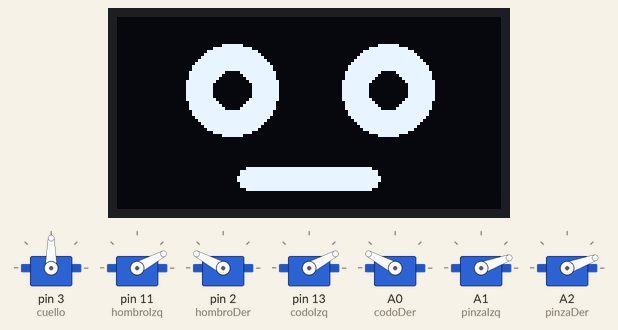
This sketch was run on a simulated Arduino Uno, built with avr-gcc and run on an emulated ATmega328P. On the bench: 7 × servo, 128×64 one-colour display.

Above: at 1.3 s.
At 2.8 s:
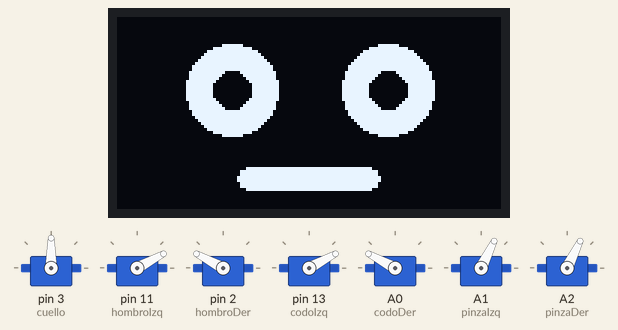
At 3.8 s:
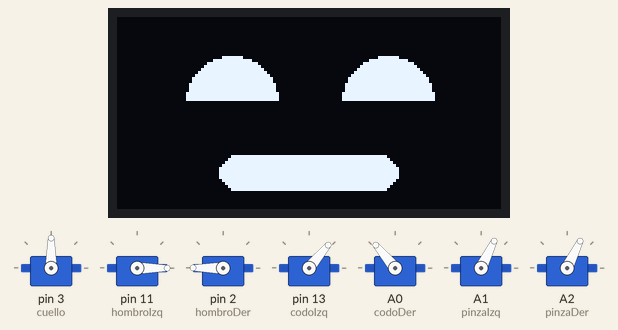
At 5.3 s:
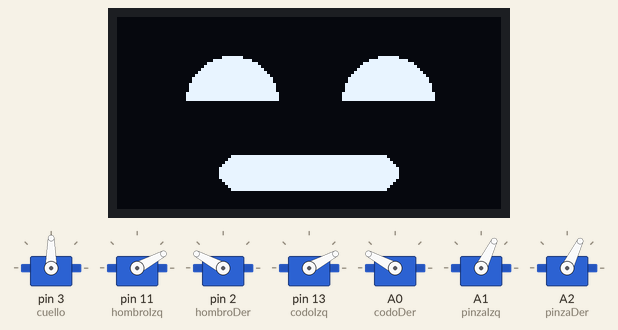
At 6.8 s:
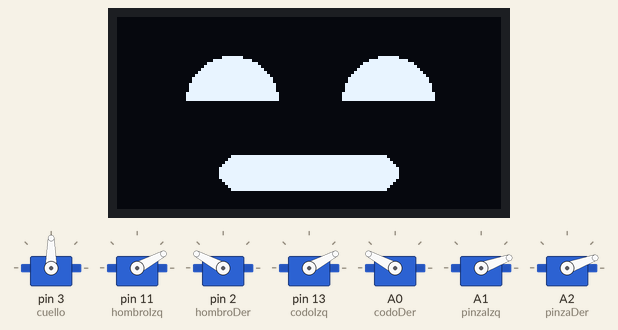
At 8.7 s:
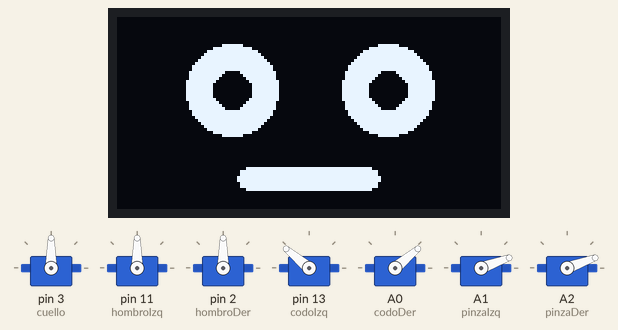
Timing chart, 0 to 10.2 s (numbered marks = the images above):
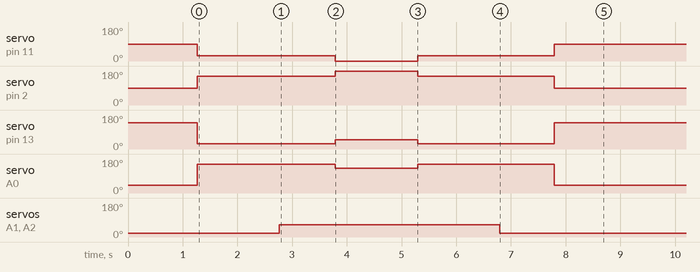

The sketch:

oruga_recoger.ino
```cpp
// Robot de orugas que recoge dos cubos del suelo, uno con cada mano, los levanta un momento y los suelta.
// Cuello (servo): D3. Hombros: izquierdo D11, derecho D2. Codos: izquierdo D13, derecho A0. Pinzas: izquierda A1, derecha A2. Pantalla OLED por I2C: SDA=A4, SCL=A5.
// Los servos del lado derecho van en espejo: reciben 180 - angulo para moverse igual que los del izquierdo.
#include <Wire.h>
#include <Servo.h>
#include <Adafruit_GFX.h>
#include <Adafruit_SSD1306.h>

Adafruit_SSD1306 pantalla(128, 64, &Wire, -1);
Servo cuello, hombroIzq, hombroDer, codoIzq, codoDer, pinzaIzq, pinzaDer;

// hombro: 90 = brazo colgando, menos de 90 = lo adelanta (0 = horizontal). codo: 90 = antebrazo recto, mas de 90 = lo dobla hacia adelante. pinza: 0 = muy abierta, 90 = casi cerrada.
void brazos(int hombro, int codo, int pinza) {
  hombroIzq.write(hombro); hombroDer.write(180 - hombro);
  codoIzq.write(codo);     codoDer.write(180 - codo);
  pinzaIzq.write(pinza);   pinzaDer.write(pinza);
}

// Cara: 0 = normal, 1 = contento (ojos cerrados en arco y sonrisa grande)
void cara(int estado) {
  pantalla.clearDisplay();
  if (estado == 1) {
    pantalla.fillCircle(38, 28, 15, SSD1306_WHITE); pantalla.fillCircle(90, 28, 15, SSD1306_WHITE);
    pantalla.fillRect(20, 28, 36, 20, SSD1306_BLACK); pantalla.fillRect(72, 28, 36, 20, SSD1306_BLACK);   // solo la mitad de arriba: ojos sonrientes
    pantalla.fillRoundRect(34, 46, 60, 12, 6, SSD1306_WHITE);
  } else {
    pantalla.fillCircle(38, 24, 15, SSD1306_WHITE); pantalla.fillCircle(90, 24, 15, SSD1306_WHITE);
    pantalla.fillCircle(38, 24, 6, SSD1306_BLACK);  pantalla.fillCircle(90, 24, 6, SSD1306_BLACK);
    pantalla.fillRoundRect(40, 50, 48, 8, 4, SSD1306_WHITE);
  }
  pantalla.display();
}

void setup() {
  cuello.attach(3); cuello.write(90);
  hombroIzq.attach(11); hombroDer.attach(2); codoIzq.attach(13); codoDer.attach(A0); pinzaIzq.attach(A1); pinzaDer.attach(A2);
  brazos(90, 140, 20);                    // brazos colgando con los antebrazos doblados y pinzas abiertas
  pantalla.begin(SSD1306_SWITCHCAPVCC, 0x3C);
  cara(0);
  delay(1200);

  brazos(28, 28, 20);   delay(1500);      // baja los brazos hacia los cubos, con las pinzas abiertas
  brazos(28, 28, 64);   delay(1000);      // cierra las pinzas: agarra los cubos
  cara(1);
  brazos(0, 50, 64);    delay(1500);      // levanta los brazos con los cubos
  brazos(28, 28, 64);   delay(1500);      // los baja otra vez al suelo
  brazos(28, 28, 20);   delay(1000);      // abre las pinzas: los suelta
  brazos(90, 140, 20);   delay(800);       // vuelve a colgar los brazos
  cara(0);
}

void loop() {}
```
